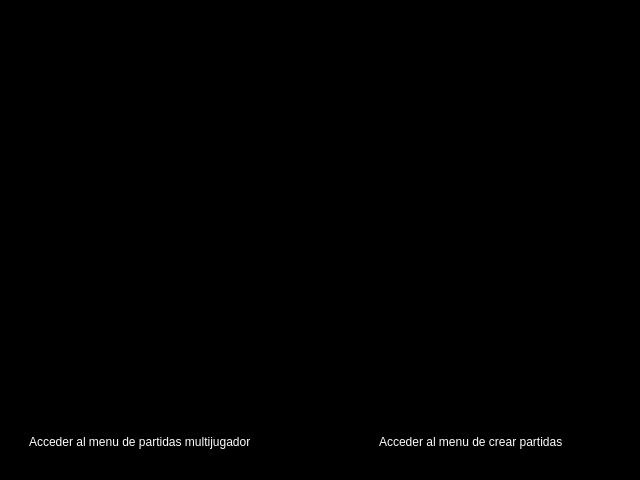
<?xml version="1.0" encoding="UTF-8"?>
<ui version="4.0">
 <class>MenuPrincipal</class>
 <widget class="QMainWindow" name="MenuPrincipal">
  <property name="enabled">
   <bool>true</bool>
  </property>
  <property name="geometry">
   <rect>
    <x>0</x>
    <y>0</y>
    <width>640</width>
    <height>480</height>
   </rect>
  </property>
  <property name="sizePolicy">
   <sizepolicy hsizetype="Expanding" vsizetype="Expanding">
    <horstretch>0</horstretch>
    <verstretch>0</verstretch>
   </sizepolicy>
  </property>
  <property name="minimumSize">
   <size>
    <width>640</width>
    <height>480</height>
   </size>
  </property>
  <property name="windowTitle">
   <string>Worms 2D</string>
  </property>
  <property name="styleSheet">
   <string notr="true">background-color: black;</string>
  </property>
  <widget class="QWidget" name="centralwidget">
   <property name="enabled">
    <bool>true</bool>
   </property>
   <property name="sizePolicy">
    <sizepolicy hsizetype="Expanding" vsizetype="Expanding">
     <horstretch>0</horstretch>
     <verstretch>0</verstretch>
    </sizepolicy>
   </property>
   <property name="minimumSize">
    <size>
     <width>640</width>
     <height>480</height>
    </size>
   </property>
   <property name="contextMenuPolicy">
    <enum>Qt::PreventContextMenu</enum>
   </property>
   <layout class="QGridLayout" name="gridLayout">
    <item row="0" column="0">
     <widget class="QFrame" name="frame_2">
      <property name="minimumSize">
       <size>
        <width>640</width>
        <height>240</height>
       </size>
      </property>
      <property name="maximumSize">
       <size>
        <width>640</width>
        <height>240</height>
       </size>
      </property>
      <property name="frameShape">
       <enum>QFrame::StyledPanel</enum>
      </property>
      <property name="frameShadow">
       <enum>QFrame::Raised</enum>
      </property>
      <widget class="QLabel" name="logo">
       <property name="geometry">
        <rect>
         <x>110</x>
         <y>8</y>
         <width>425</width>
         <height>240</height>
        </rect>
       </property>
       <property name="styleSheet">
        <string notr="true"/>
       </property>
       <property name="text">
        <string/>
       </property>
       <property name="pixmap">
        <pixmap>../client/vista/data/background1.jpg</pixmap>
       </property>
       <property name="scaledContents">
        <bool>true</bool>
       </property>
      </widget>
     </widget>
    </item>
    <item row="1" column="0">
     <widget class="QFrame" name="frame">
      <property name="enabled">
       <bool>true</bool>
      </property>
      <property name="sizePolicy">
       <sizepolicy hsizetype="Preferred" vsizetype="Preferred">
        <horstretch>0</horstretch>
        <verstretch>0</verstretch>
       </sizepolicy>
      </property>
      <property name="minimumSize">
       <size>
        <width>640</width>
        <height>240</height>
       </size>
      </property>
      <property name="maximumSize">
       <size>
        <width>640</width>
        <height>240</height>
       </size>
      </property>
      <property name="frameShape">
       <enum>QFrame::StyledPanel</enum>
      </property>
      <property name="frameShadow">
       <enum>QFrame::Raised</enum>
      </property>
      <widget class="QPushButton" name="partidasButton">
       <property name="geometry">
        <rect>
         <x>30</x>
         <y>10</y>
         <width>260</width>
         <height>160</height>
        </rect>
       </property>
       <property name="sizePolicy">
        <sizepolicy hsizetype="Preferred" vsizetype="Preferred">
         <horstretch>0</horstretch>
         <verstretch>0</verstretch>
        </sizepolicy>
       </property>
       <property name="maximumSize">
        <size>
         <width>300</width>
         <height>300</height>
        </size>
       </property>
       <property name="styleSheet">
        <string notr="true">QPushButton {
	background-image: url(../client/vista/data/network.png);
	border-style: outset;
	border-width: 2px;
	border-radius: 10px;
	font: bold 14px;
}

QPushButton:pressed {
	background-color: grey;
	border-style: inset;
}</string>
       </property>
       <property name="text">
        <string/>
       </property>
      </widget>
      <widget class="QPushButton" name="crearPartidaButton">
       <property name="geometry">
        <rect>
         <x>350</x>
         <y>10</y>
         <width>260</width>
         <height>160</height>
        </rect>
       </property>
       <property name="sizePolicy">
        <sizepolicy hsizetype="Preferred" vsizetype="Preferred">
         <horstretch>0</horstretch>
         <verstretch>0</verstretch>
        </sizepolicy>
       </property>
       <property name="maximumSize">
        <size>
         <width>300</width>
         <height>300</height>
        </size>
       </property>
       <property name="styleSheet">
        <string notr="true">QPushButton {
	background-image: url(../client/vista/data/multiplayer.png);
	border-style: outset;
	border-width: 2px;
	border-radius: 10px;
	font: bold 14px;
}

QPushButton:pressed {
	background-color: grey;
	border-style: inset;
}</string>
       </property>
       <property name="text">
        <string/>
       </property>
      </widget>
      <widget class="QLabel" name="partidasLabel">
       <property name="geometry">
        <rect>
         <x>20</x>
         <y>190</y>
         <width>291</width>
         <height>17</height>
        </rect>
       </property>
       <property name="styleSheet">
        <string notr="true">color: rgb(255, 255, 255);</string>
       </property>
       <property name="text">
        <string>Acceder al menu de partidas multijugador</string>
       </property>
      </widget>
      <widget class="QLabel" name="label">
       <property name="geometry">
        <rect>
         <x>370</x>
         <y>190</y>
         <width>231</width>
         <height>17</height>
        </rect>
       </property>
       <property name="styleSheet">
        <string notr="true">color: rgb(255, 255, 255);</string>
       </property>
       <property name="text">
        <string>Acceder al menu de crear partidas</string>
       </property>
      </widget>
      <zorder>crearPartidaButton</zorder>
      <zorder>partidasButton</zorder>
      <zorder>partidasLabel</zorder>
      <zorder>label</zorder>
     </widget>
    </item>
   </layout>
  </widget>
 </widget>
 <resources/>
 <connections/>
</ui>
